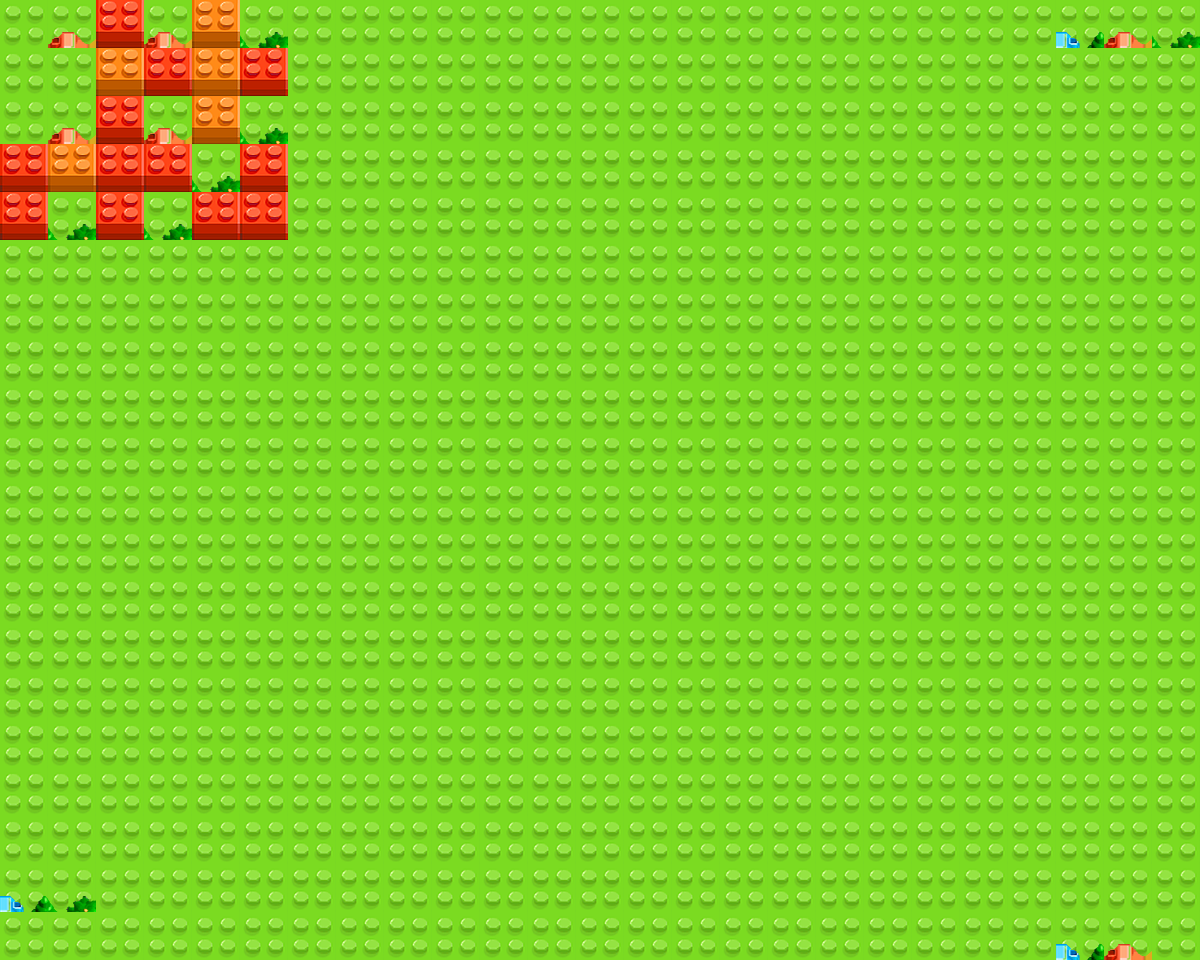

A 2D game scene composited from a Tiled map and its tileset images. What follows is a short description and the map's XML, with each tile layer's data collapsed to a summary:
An orthogonal 25x20 tile map with 48x48 px tiles, 3 tile layers (ground, barrier-un-destroible, barrier-destroible), 4 tilesets and 1 object (P1).

<map version="1.0" orientation="orthogonal" width="25" height="20" tilewidth="48" tileheight="48">
 <tileset firstgid="1" name="Floor1" tilewidth="48" tileheight="48">
  <image source="resources/Floor1.png" width="336" height="48" />
 </tileset>
 <tileset firstgid="8" name="StoneWall" tilewidth="48" tileheight="48">
  <image source="resources/StoneWall.png" width="240" height="48" />
 </tileset>
 <tileset firstgid="13" name="TownBlockRed" tilewidth="48" tileheight="48">
  <image source="resources/TownBlockRed.png" width="48" height="48" />
 </tileset>
 <tileset firstgid="14" name="TownBlockYellow" tilewidth="48" tileheight="48">
  <image source="resources/TownBlockYellow.png" width="48" height="48" />
 </tileset>
 <layer name="ground" width="25" height="20">
  <data>[500 cells, 500 non-empty, 1 distinct tile ids]</data>
 </layer>
 <layer name="barrier-un-destroible" width="25" height="20">
  <data>[500 cells, 16 non-empty, 3 distinct tile ids]</data>
 </layer>
 <layer name="barrier-destroible" width="25" height="20">
  <data>[500 cells, 19 non-empty, 3 distinct tile ids]</data>
 </layer>
 <objectgroup name="player" width="25" height="20">
  <object name="P1" x="9" y="12" width="29" height="23">
   <ellipse />
  </object>
 </objectgroup>
</map>